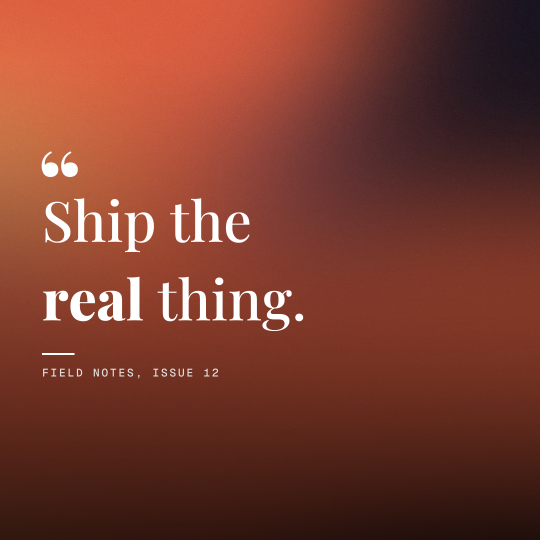
#> input picture media/quote_photo_1x1.png, 1080 x 1080 px (shown at 1/2 size)
$ python -i grid.py   (imports and definitions only)
#> lines starting #> are read from the running program, lines starting #| are printed output that depends on the picture
### core.py
"""card-forge core: image fitting, gradients, tracked type, and variable fonts.

Everything here is pure Pillow. No browser, no network, no config files.
"""
import re
from pathlib import Path
from PIL import Image, ImageDraw, ImageFont

FONTS = Path(__file__).parent / "fonts"

SIZES = {
    "4x5": (1080, 1350),
    "1x1": (1080, 1080),
    "9x16": (1080, 1920),
    "16x9": (1920, 1080),
}


# [9 lines left out: function font, not called in this run]


def cover(im, w, h):
    """Scale-to-fill and center-crop, like CSS object-fit: cover."""
#> called with w = 1080, h = 1350
    sw, sh = im.size
#> sw = 1080; sh = 1080
    s = max(w / sw, h / sh)
#> s = 1.25
    nw, nh = int(sw * s + 0.5), int(sh * s + 0.5)
#> nw = 1350; nh = 1350
    im = im.resize((nw, nh), Image.LANCZOS)
    left, top = (nw - w) // 2, (nh - h) // 2
#> left = 135; top = 0
    return im.crop((left, top, left + w, top + h))
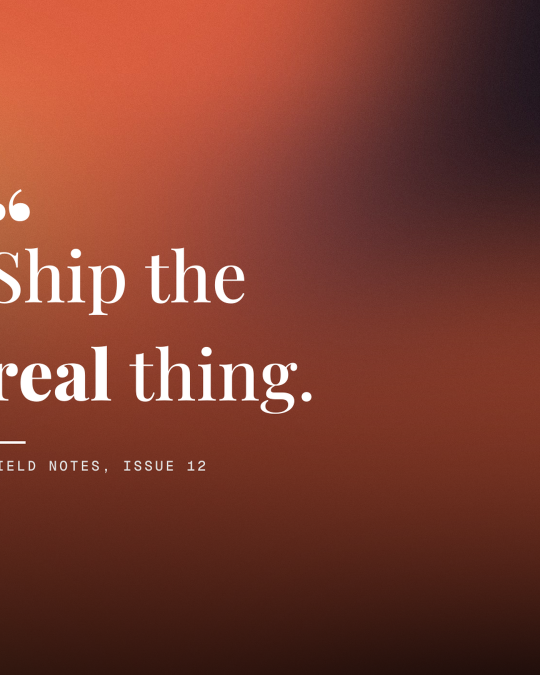
#> returned value: PIL image 1080x1350 RGB (shown at 1/2 size); mean R, G, B 124.3, 60.2, 46.5


# [64 lines left out: functions vgrad, scrim, parse_runs, run_width, draw_tracked, autofit and 1 more, not called in this run]

### templates/grid.py
"""grid — full-bleed photo under a thin modular grid, headline in a solid footer band.

A quiet white grid is composited over the photo (rule-of-columns, not a cage),
then a solid band across the bottom carries a centered letterspaced headline.
Bold words via **markup**. Optional kicker above the band.
"""
from PIL import Image, ImageDraw

from core import cover, parse_runs, run_width, draw_tracked, autofit, paste_logo, font


def render(image_path, out_path, headline="", *, size=(1080, 1350), kicker=None,
           logo=None, cols=6, line=(255, 255, 255), line_alpha=44, band=(17, 17, 17), track=3):
    W, H = size
    canvas = cover(Image.open(image_path).convert("RGB"), W, H).convert("RGB")

    # modular grid, composited so the lines stay subtle
    rows = max(1, round(cols * H / W))
    overlay = Image.new("RGBA", (W, H), (0, 0, 0, 0))
#> overlay: PIL image 1080x1350 RGBA; every value is 0
    od = ImageDraw.Draw(overlay)
    for i in range(1, cols):
        x = round(W * i / cols)
        od.line([(x, 0), (x, H)], fill=line + (line_alpha,), width=1)
    for j in range(1, rows):
        y = round(H * j / rows)
        od.line([(0, y), (W, y)], fill=line + (line_alpha,), width=1)
    canvas = Image.alpha_composite(canvas.convert("RGBA"), overlay).convert("RGB")

    draw = ImageDraw.Draw(canvas)
    band_h = int(H * 0.17)
    draw.rectangle([0, H - band_h, W, H], fill=band)

    if logo:
        paste_logo(canvas, logo)

    if headline:
        runs = parse_runs(headline, caps=True)
        start = int(W * 0.0463)  # ~50px at 1080 wide
        _, fr, fb, total = autofit(draw, runs, "mono", W - 120, start, track=track)
        asc, desc = fr.getmetrics()
        y = H - band_h + (band_h - (asc + desc)) // 2
        x = (W - total) / 2
        for t, b in runs:
            f = fb if b else fr
            x = draw_tracked(draw, x, y, t, f, (255, 255, 255), track)

        if kicker:
            kf = font("mono", 18, 400)
            kt = kicker.upper()
            kw = run_width(draw, kt, kf, 4)
            draw_tracked(draw, (W - kw) / 2, H - band_h - 32, kt, kf, (245, 245, 245), 4)

    canvas.save(out_path, "PNG")
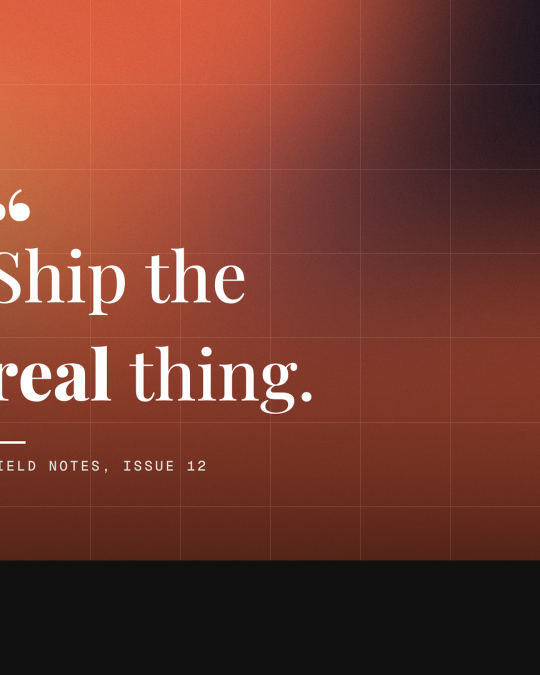
#> saved as out.png: PIL image 1080x1350 RGB (shown at 1/2 size); mean R, G, B 116.7, 58.7, 46.5
    return out_path

>>> result = render('../media/quote_photo_1x1.png', 'out.png')

$ run again, on media/contactsheet.png
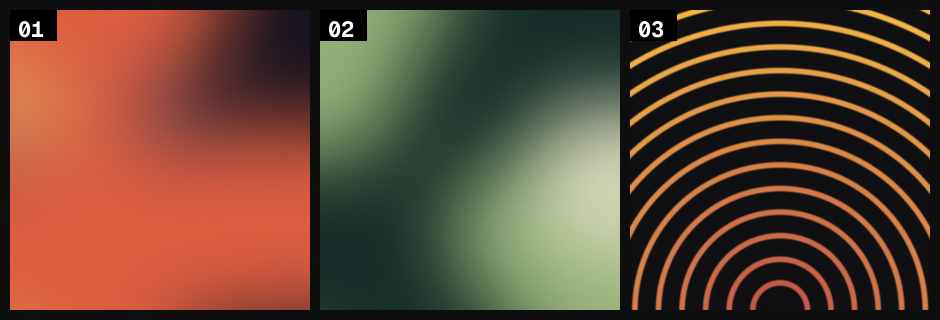
#> input picture media/contactsheet.png, 940 x 320 px
#> sw = 940; sh = 320
#> s = 4.22
#> nw = 3966; nh = 1350
#> left = 1443; top = 0
#> in cover, `return im.crop((left, top, left + w, top + h))`:
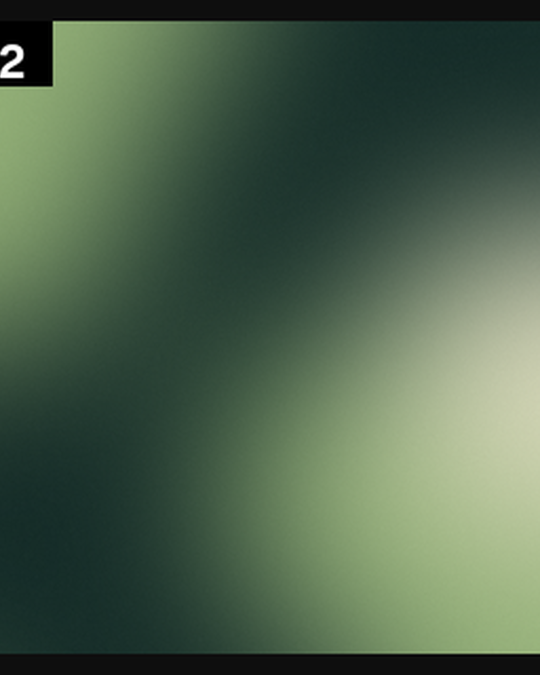
#> returned value: PIL image 1080x1350 RGB (shown at 1/2 size); mean R, G, B 77.1, 97.8, 76
#> overlay: PIL image 1080x1350 RGBA; every value is 0
#> in render, `canvas.save(out_path, "PNG")`:
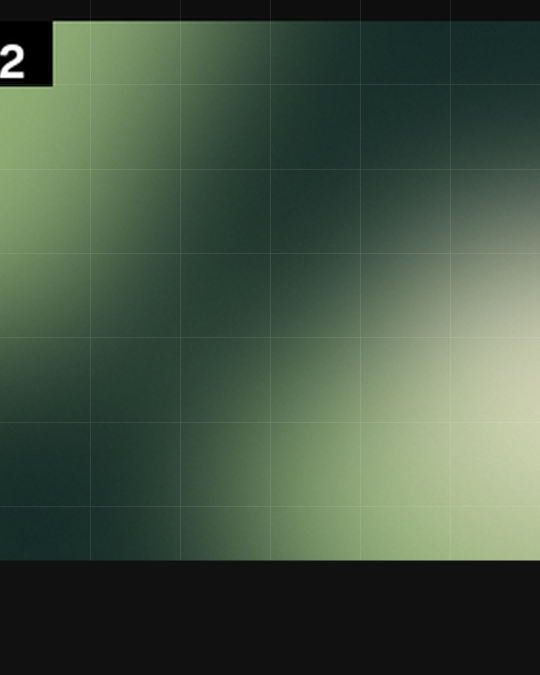
#> saved as out.png: PIL image 1080x1350 RGB (shown at 1/2 size); mean R, G, B 68.4, 85.7, 67.7
